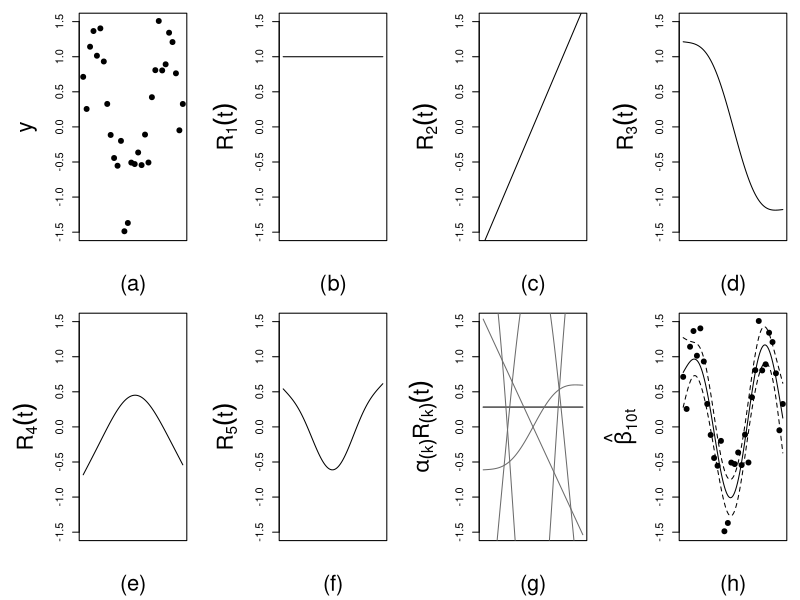

R code for this plot:

figDir_paper <- "" # Specify directory in which figure should be saved

library(mgcv)

width <- 12
pdf(paste0(figDir_paper, 'Illustr_GAM.pdf'), width = width, height = width/2)


# --------- Set up plotting area ----------

par(mfrow=c(2,4),
    oma = c(0, 0, 0, 0),
    mar=c(4.5,6,1,1))


# --------- Code adapted from Laura ----------

set.seed("3021")
nT=30
P=20
t=seq(1:nT)
y=sin(2*pi*t/P)+rnorm(nT)*.3
#t=x
#y=wear
tt=1:nT

k=5

cex.lab <- 2


mod=gam(y~s(t,bs="tp",k=k))

plot(y,ylab=bquote(paste(y)),cex.lab=1.4,
     ylim = c(-1.5, 1.5),
     xlab = '(a)', 
     cex.lab = cex.lab, xaxt='n',pch=20,cex=1.5)


cc=matrix(mod$coefficients)# the estimated alpha coefficients
tt=seq(1,nT,.01)# values for prediction
newd=data.frame(t=tt)# transform to a data.frame
Xp=predict(mod,newd,type="lpmatrix") # matrix containing the values of the linear predictor

k=dim(Xp)[2]# shows that the prediction matrix Xp has indeed 6 basis functions
j=0

v_xlabs <- c('(b)', '(c)', '(d)', '(e)', '(f)')
for (i in c(1,5,2,4,3)){
  j=j+1
  plot(tt,Xp[,i],type="l", ylab=bquote(paste(R[.(j)](t))),cex.lab=1.4, 
       xlab = v_xlabs[j], 
       cex.lab = cex.lab, xaxt='n',ylim = c(-1.5, 1.5))
  
}

plot(tt,Xp[,1]*cc[1],cex.lab=1.4,type="l",ylab=bquote(paste("",paste(alpha[(k)]),R[(k)](t))),
     xlab = '(g)', 
     cex.lab = cex.lab, xaxt='n',ylim = c(-1.5, 1.5))
for (i in 1:k){
  lines(tt,Xp[,i]*cc[i],col="grey42")
}# Plot weigthed basis functions 

plot(mod,rug=FALSE,shift=coef(mod)[1],ylab=bquote(paste(hat(beta)[10][t])),cex.lab=1.4,
     xlab = '(h)', 
     cex.lab = cex.lab, xaxt='n',ylim = c(-1.5, 1.5))
points(t,y,pch=20,cex=1.5)



dev.off()


